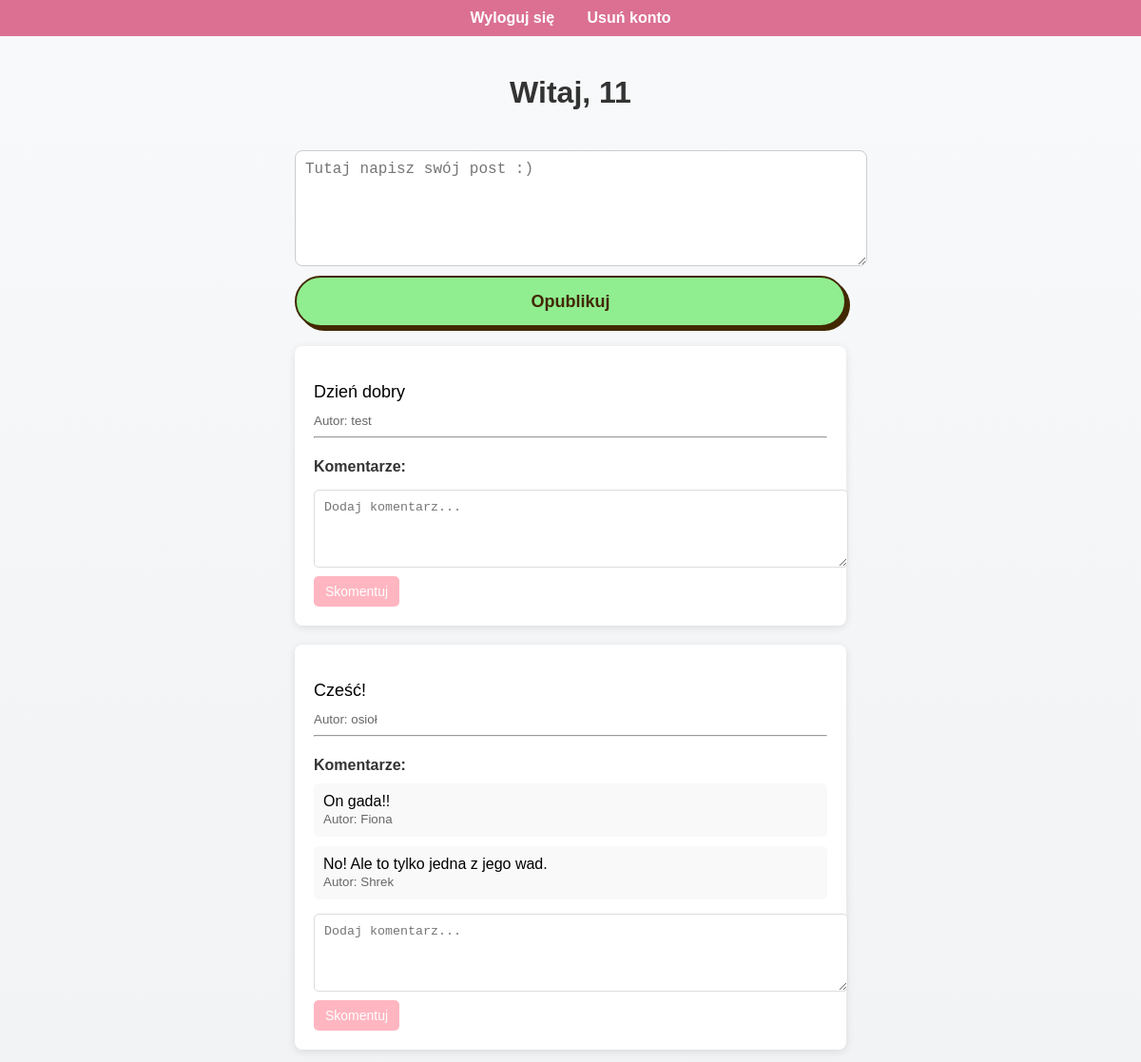
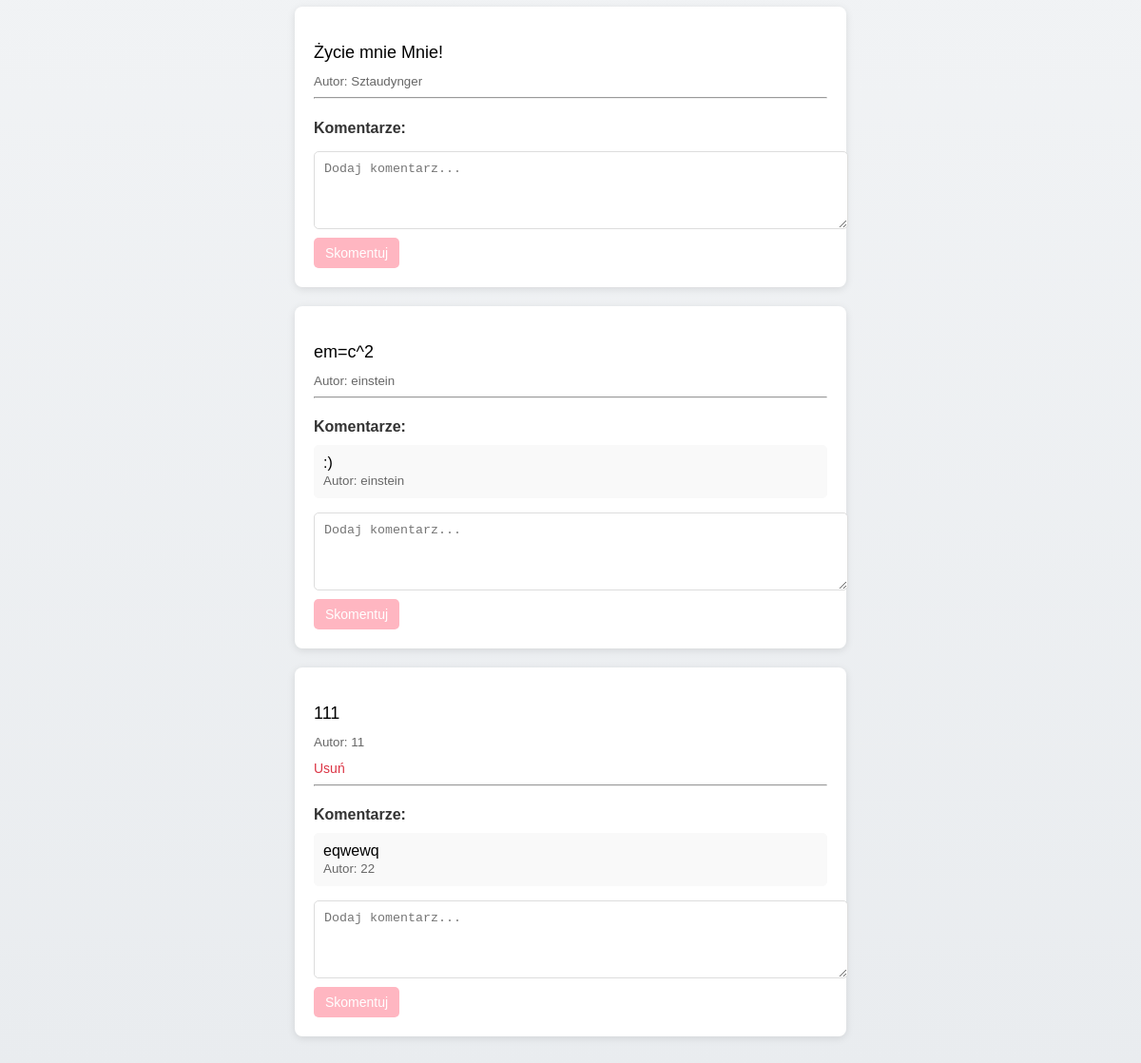
Screenshot of / (signed in) with the database file from the repository (2 pictures, top to bottom).
### run.py (models this page shows)
class Post(db.Model):
    id = db.Column(db.Integer, primary_key=True)
    content = db.Column(db.Text, nullable=False)
    user_id = db.Column(db.Integer, db.ForeignKey('user.id'), nullable=False)
    comments = db.relationship('Comment', backref='post', lazy=True)

class User(db.Model):
    id = db.Column(db.Integer, primary_key=True)
    username = db.Column(db.String(80), unique=True, nullable=False)
    password = db.Column(db.String(200), nullable=False)
    posts = db.relationship('Post', backref='user', lazy=True)
    comments = db.relationship('Comment', backref='user', lazy=True)

class Comment(db.Model):
    id = db.Column(db.Integer, primary_key=True)
    content = db.Column(db.Text, nullable=False)
    post_id = db.Column(db.Integer, db.ForeignKey('post.id'), nullable=False)
    user_id = db.Column(db.Integer, db.ForeignKey('user.id'), nullable=False)

### run.py (the view)
@app.route('/')
def home():
    if 'user_id' in session:
        posts = Post.query.order_by(Post.id.desc()).all()
        return render_template('home.html', posts=posts)
    return redirect(url_for('login'))

### templates/home.html (shortened to what this page needs)
{% extends 'base.html' %}
{% block content %}
<div style="background: linear-gradient(to bottom, #f8f9fa, #e9ecef); min-height: 100vh; padding: 20px; display: flex; flex-direction: column; align-items: center;">
    <h1 style="text-align: center; font-family: Arial, sans-serif; color: #333;">Witaj, {{ session['username'] }}</h1>
    <div style="margin: 20px 0; width: 50%; max-width: 600px;">
        <form method="POST" action="{{ url_for('post') }}" style="display: flex; flex-direction: column; gap: 10px;">
            <textarea
                name="content"
                placeholder="Tutaj napisz swój post :)"
                style="width: 100%; height: 100px; padding: 10px; border: 1px solid #ccc; border-radius: 8px; font-size: 16px; white-space: normal;"
                required></textarea>
            <button
                type="submit"
                style="background-color: #90EE90;
                border: 2px solid #422800;
                border-radius: 30px;
                box-shadow: #422800 4px 4px 0 0;
                color: #422800;
                cursor: pointer;
                display: inline-block;
                font-weight: 600;
                font-size: 18px;
                padding: 0 18px;
                line-height: 50px;
                text-align: center;
                touch-action: manipulation;">
                Opublikuj
            </button>
        </form>
    </div>
    <div style="width: 50%; max-width: 600px;">
        {% for post in posts %}
        <div style="background: white; padding: 20px; margin-bottom: 20px; border-radius: 8px; box-shadow: 0 2px 8px rgba(0, 0, 0, 0.1);">
            <p style="font-size: 18px; margin-bottom: 10px; word-wrap: break-word;">{{ post.content }}</p>
            <small style="color: #666;">Autor: {{ post.user.username }}</small>
            {% if session['user_id'] == post.user_id %}
            <div style="margin-top: 10px;">
                <a href="{{ url_for('delete_post', post_id=post.id) }}"
                   style="color: #dc3545; text-decoration: none; font-size: 14px;">Usuń</a>
            </div>
            {% endif %}
            <hr>
            <div style="margin-top: 15px;">
                <h4 style="font-size: 16px; color: #333; margin-bottom: 10px;">Komentarze:</h4>
                {% for comment in post.comments %}
                <div style="margin-bottom: 10px; padding: 10px; background-color: #f9f9f9; border-radius: 5px;">
                    <p style="margin: 0; word-wrap: break-word;">{{ comment.content }}</p>
                    <small style="color: #666;">Autor: {{ comment.user.username }}</small>
                </div>
                {% endfor %}
                <form method="POST" action="{{ url_for('comment', post_id=post.id) }}" style="margin-top: 15px;">
                    <textarea
                        name="content"
                        placeholder="Dodaj komentarz..."
                        style="width: 100%; height: 60px; padding: 10px; border: 1px solid #ddd; border-radius: 5px; white-space: normal;"
                        required></textarea>
                    <button
                        type="submit"
                        style="background-color: #FFB6C1; color: white; border: none; padding: 8px 12px; border-radius: 5px; font-size: 14px; margin-top: 5px; cursor: pointer;">
                        Skomentuj
                    </button>
                </form>
            </div>
        </div>
        {% endfor %}
    </div>
</div>
{% endblock %}

### templates/base.html (style rules this page uses)
body { font-family: Arial, sans-serif; margin: 0; padding: 0; background: #f8f9fa; }

### rows the page displays
Post: content "Dzień dobry", user.username "test"
Post: content "Cześć!", user.username "osioł"
Comment: content "On gada!!", user.username "Fiona"
Comment: content "No! Ale to tylko jedna z jego wad.", user.username "Shrek"
Post: content "Życie mnie Mnie!", user.username "Sztaudynger"
Post: content "em=c^2", user.username "einstein"
Comment: content ":)", user.username "einstein"
Post: content "111", user.username "11"
Comment: content "eqwewq", user.username "22"

### other values shown
{{ session['username'] }} "11"
